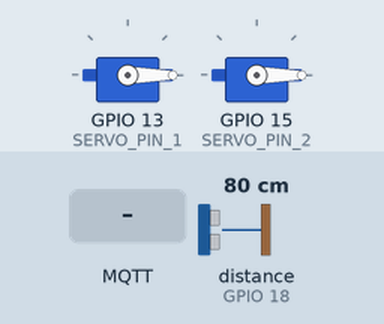
This sketch was run on a simulated ESP32. Parts: 2 × servo. Inputs (shaded band) come from the test bench; at power-on: distance to the obstacle (sensor on GPIO 18) 80 cm. The echo pulse lasts 58.3 µs per cm; WiFi joins after 1.5 s; servers stay silent unless stated; no MQTT or app messages arrive unless stated; what the sketch prints to the serial monitor is not drawn.

Above: at 2.7 s.
2.8 s: MQTT message "0" arrives on the first subscribed topic
At 3.4 s:
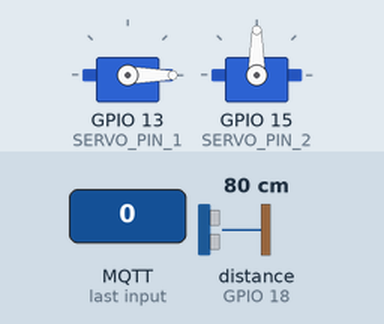
4.3 s: MQTT message "1" arrives on the first subscribed topic
At 4.6 s:
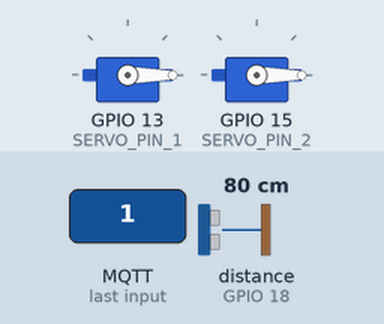
Timing chart, 0 to 7.3 s (numbered marks = the images above; inputs shaded):
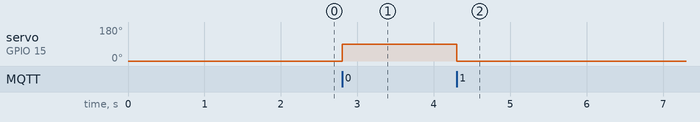

Measured:
- after the input at 2.8 s, servo on GPIO 15 (SERVO_PIN_2): 0° → 90° at once
- after the input at 4.3 s, servo on GPIO 15 (SERVO_PIN_2): 90° → 0° at once

The sketch:

Arduino_program.ino
```cpp
////Libraries

#include <WiFi.h>
#include <WiFiClientSecure.h>
#include <PubSubClient.h>
#include <DHT.h>
#include <DHT_U.h>
#include <ESP32Servo.h>

// PIN OUTS
#define DHTPIN 4
#define DHTTYPE DHT11
#define TRIG_PIN 5
#define ECHO_PIN 18
#define SERVO_PIN_1 13
#define SERVO_PIN_2 15

//  WiFi Credentials
const char* ssid = "FASTWEB-F7F2F1";
const char* password = "N74PFTK4NT";


//  Broker MQTT
const char* mqtt_server = "f04812ae159847afb246837bded936cc.s1.eu.hivemq.cloud";
const char* mqtt_user = "emiomar";
const char* mqtt_password = "C27emiliano$";
const char* temperature_topic = "casa/temperatura";
const char* humidity_topic = "casa/humedad";
const char* distance_topic = "casa/distancia";
const char* command_topic = "casa/comandos";

// Certificate  CA
const char* ca_cert = \
"-----BEGIN CERTIFICATE-----\n" \
"MIIFFjCCAv6gAwIBAgIRAJErCErPDBinU/bWLiWnX1owDQYJKoZIhvcNAQELBQAw\n" \
"TzELMAkGA1UEBhMCVVMxKTAnBgNVBAoTIEludGVybmV0IFNlY3VyaXR5IFJlc2Vh\n" \
"cmNoIEdyb3VwMRUwEwYDVQQDEwxJU1JHIFJvb3QgWDEwHhcNMjAwOTA0MDAwMDAw\n" \
"WhcNMjUwOTE1MTYwMDAwWjAyMQswCQYDVQQGEwJVUzEWMBQGA1UEChMNTGV0J3Mg\n" \
"RW5jcnlwdDELMAkGA1UEAxMCUjMwggEiMA0GCSqGSIb3DQEBAQUAA4IBDwAwggEK\n" \
"AoIBAQC7AhUozPaglNMPEuyNVZLD+ILxmaZ6QoinXSaqtSu5xUyxr45r+XXIo9cP\n" \
"R5QUVTVXjJ6oojkZ9YI8QqlObvU7wy7bjcCwXPNZOOftz2nwWgsbvsCUJCWH+jdx\n" \
"sxPnHKzhm+/b5DtFUkWWqcFTzjTIUu61ru2P3mBw4qVUq7ZtDpelQDRrK9O8Zutm\n" \
"NHz6a4uPVymZ+DAXXbpyb/uBxa3Shlg9F8fnCbvxK/eG3MHacV3URuPMrSXBiLxg\n" \
"Z3Vms/EY96Jc5lP/Ooi2R6X/ExjqmAl3P51T+c8B5fWmcBcUr2Ok/5mzk53cU6cG\n" \
"/kiFHaFpriV1uxPMUgP17VGhi9sVAgMBAAGjggEIMIIBBDAOBgNVHQ8BAf8EBAMC\n" \
"AYYwHQYDVR0lBBYwFAYIKwYBBQUHAwIGCCsGAQUFBwMBMBIGA1UdEwEB/wQIMAYB\n" \
"Af8CAQAwHQYDVR0OBBYEFBQusxe3WFbLrlAJQOYfr52LFMLGMB8GA1UdIwQYMBaA\n" \
"FHm0WeZ7tuXkAXOACIjIGlj26ZtuMDIGCCsGAQUFBwEBBCYwJDAiBggrBgEFBQcw\n" \
"AoYWaHR0cDovL3gxLmkubGVuY3Iub3JnLzAnBgNVHR8EIDAeMBygGqAYhhZodHRw\n" \
"Oi8veDEuYy5sZW5jci5vcmcvMCIGA1UdIAQbMBkwCAYGZ4EMAQIBMA0GCysGAQQB\n" \
"gt8TAQEBMA0GCSqGSIb3DQEBCwUAA4ICAQCFyk5HPqP3hUSFvNVneLKYY611TR6W\n" \
"PTNlclQtgaDqw+34IL9fzLdwALduO/ZelN7kIJ+m74uyA+eitRY8kc607TkC53wl\n" \
"ikfmZW4/RvTZ8M6UK+5UzhK8jCdLuMGYL6KvzXGRSgi3yLgjewQtCPkIVz6D2QQz\n" \
"CkcheAmCJ8MqyJu5zlzyZMjAvnnAT45tRAxekrsu94sQ4egdRCnbWSDtY7kh+BIm\n" \
"lJNXoB1lBMEKIq4QDUOXoRgffuDghje1WrG9ML+Hbisq/yFOGwXD9RiX8F6sw6W4\n" \
"avAuvDszue5L3sz85K+EC4Y/wFVDNvZo4TYXao6Z0f+lQKc0t8DQYzk1OXVu8rp2\n" \
"yJMC6alLbBfODALZvYH7n7do1AZls4I9d1P4jnkDrQoxB3UqQ9hVl3LEKQ73xF1O\n" \
"yK5GhDDX8oVfGKF5u+decIsH4YaTw7mP3GFxJSqv3+0lUFJoi5Lc5da149p90Ids\n" \
"hCExroL1+7mryIkXPeFM5TgO9r0rvZaBFOvV2z0gp35Z0+L4WPlbuEjN/lxPFin+\n" \
"HlUjr8gRsI3qfJOQFy/9rKIJR0Y/8Omwt/8oTWgy1mdeHmmjk7j1nYsvC9JSQ6Zv\n" \
"MldlTTKB3zhThV1+XWYp6rjd5JW1zbVWEkLNxE7GJThEUG3szgBVGP7pSWTUTsqX\n" \
"nLRbwHOoq7hHwg==\n" \
"-----END CERTIFICATE-----\n";


//Declaration of the servos
Servo servo1;
Servo servo2;

const int SERVO_POS_CLOSED = 0; //assing door closed and opened in var.
const int SERVO_POS_OPEN = 90;

WiFiClientSecure espClient;
PubSubClient client(espClient);
DHT dht(DHTPIN, DHTTYPE);

unsigned long lastTempHumMsg = 0;
unsigned long lastDistMsg = 0;
const unsigned long tempHumInterval = 60000; // 1 min
const unsigned long distInterval = 5000; // 5 secs

bool sampling_active = true;

//  callback Function
void callback(char* topic, byte* payload, unsigned int length);

void setup() {
  Serial.begin(115200);
  setup_wifi();
  espClient.setCACert(ca_cert); // Root cert
  client.setServer(mqtt_server, 8883); // Port for secure conect
  client.setCallback(callback);
  dht.begin();
  pinMode(TRIG_PIN, OUTPUT);
  pinMode(ECHO_PIN, INPUT);
  servo1.attach(SERVO_PIN_1);
  servo2.attach(SERVO_PIN_2);
  servo1.write(SERVO_POS_CLOSED);
  servo2.write(SERVO_POS_CLOSED);
}

void setup_wifi() {
  delay(10);
  Serial.println();
  Serial.print("Conectando a ");
  Serial.println(ssid);

  WiFi.begin(ssid, password);

  unsigned long startAttemptTime = millis();

  // try to connect for 10 secs
  while (WiFi.status() != WL_CONNECTED && millis() - startAttemptTime < 10000) {
    delay(500);
    Serial.print(".");
  }

  if (WiFi.status() == WL_CONNECTED) {
    Serial.println("");
    Serial.println("WiFi conectado");
    Serial.println("IP address: ");
    Serial.println(WiFi.localIP());
  } else {
    Serial.println("No se pudo conectar a WiFi");
    ESP.restart();  // Restart the esp if it not possible to connect to the internet,this works like a manual reset
  }
}

void reconnect() {
  while (!client.connected()) {
    Serial.print("Intentando conexión MQTT...");
    if (client.connect("ESP32Client", mqtt_user, mqtt_password)) {
      Serial.println("Conectado");
      client.subscribe(command_topic);
    } else {
      Serial.print("falló, rc=");
      Serial.print(client.state());
      Serial.println(" intentando de nuevo en 5 segundos");
      delay(10000);
    }
  }
}

void callback(char* topic, byte* payload, unsigned int length) {
  String message;
  for (unsigned int i = 0; i < length; i++) {
    message += (char)payload[i];
  }
  //Serial.print("Mensaje recibido [");
  //Serial.print(topic);
  //Serial.print("]: ");
  //Serial.println(message);

  if (String(topic) == command_topic) {
    if (message == "0") {
      // Mueve servo2 a la posición 90 grados
      servo2.write(90);
    } else if (message == "1") {
      // Mueve servo2 a la posición 0 grados
      servo2.write(0);
    }
  } else if (String(topic) == temperature_topic) {
    float temp = message.toFloat();
    if (temp >= 20) {           //open the door automatically of the temperature raises 20°C
      servo1.write(SERVO_POS_OPEN);
    } else {
      servo1.write(SERVO_POS_CLOSED);
    }
  }
}

void loop() {
  if (!client.connected()) {
    reconnect();
  }
  client.loop();

  unsigned long now = millis();
  if (now - lastTempHumMsg > tempHumInterval && sampling_active) {
    lastTempHumMsg = now;
    publishTempHumidity();
  }
  if (now - lastDistMsg > distInterval && sampling_active) {
    lastDistMsg = now;
    publishDistance();
  }
}

void publishTempHumidity() {
  float t = dht.readTemperature();
  float h = dht.readHumidity();

  if (isnan(t) || isnan(h)) {
    Serial.println("Fail to read DHT11 sensor values!");
    return;
  }

  String temperature_msg = String(t);
  String humidity_msg = String(h);

  client.publish(temperature_topic, temperature_msg.c_str());
  client.publish(humidity_topic, humidity_msg.c_str());
}

void publishDistance() {
  float distance = measureDistance();

  if (isnan(distance)) {
    Serial.println("Fail to get distance values!");
    return;
  }

  String distance_msg = String(distance);

  client.publish(distance_topic, distance_msg.c_str());
}

float measureDistance() {
  digitalWrite(TRIG_PIN, LOW);
  delayMicroseconds(2);
  digitalWrite(TRIG_PIN, HIGH);
  delayMicroseconds(10);
  digitalWrite(TRIG_PIN, LOW);
  long duration = pulseIn(ECHO_PIN, HIGH);
  return duration * 0.034 / 2;
}
```
